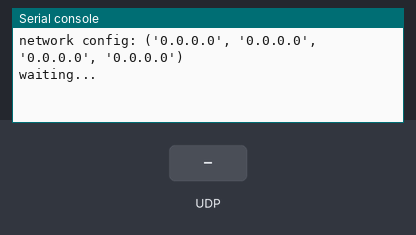
The program below on a simulated ESP8266 board running MicroPython. On the bench: the last lines printed to the serial console. The inputs (shaded band) are chosen by the test bench.

Above: at 1.2 s.
1.3 s: UDP packet "1" arrives
At 2.4 s:
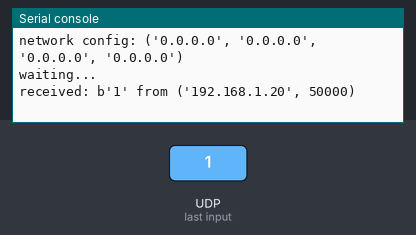
2.8 s: UDP packet "on" arrives
At 3.5 s:
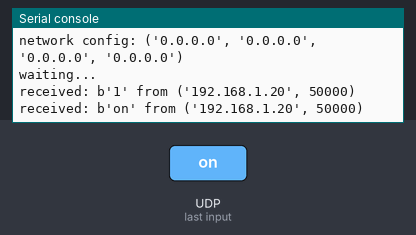
4.3 s: UDP packet "off" arrives
At 4.7 s:
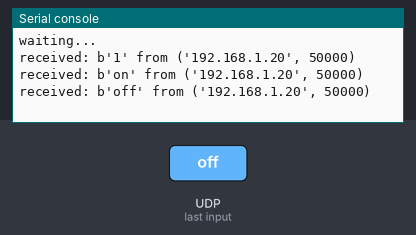

Measured:
- after the input at 1.3 s, the serial console: prints a new line at once (image 1)
- after the input at 2.8 s, the serial console: prints a new line at once (image 2)
- after the input at 4.3 s, the serial console: prints a new line at once (image 3)

The program:

udp-listen.py
```python
import socket
import network

port = 10086
s=socket.socket(socket.AF_INET, socket.SOCK_DGRAM)
#s.bind( ('192.168.178.50',port) )
s.bind( ('127.0.0.1',port) )
sta = network.WLAN(network.STA_IF)
print('network config:', sta.ifconfig())
print('waiting...')
while True:
 data,addr=s.recvfrom(1024)
 print('received:',data,'from',addr)
```
